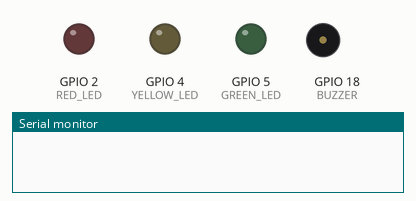
The program below on a simulated ESP32-S3. Shown: output pins drawn as LEDs (lit = HIGH), buzzer (waves = sounding, pin HIGH), the last lines printed to the serial monitor. WiFi joins after 1.5 s; servers stay silent unless stated; uploads are accepted with an empty reply.

Above: at 0.1 s.
At 0.6 s:
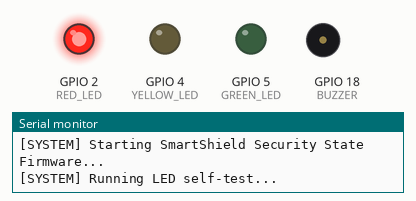
At 2.2 s:
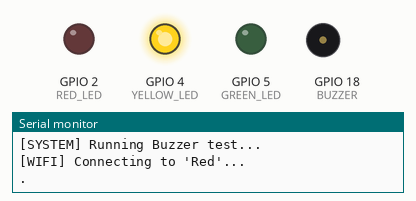
At 3.7 s:
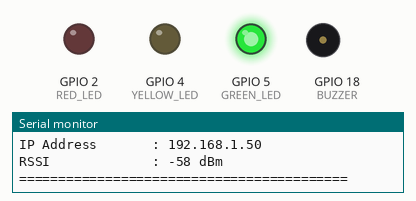
Timing chart, 0 to 5.2 s (numbered marks = the images above):
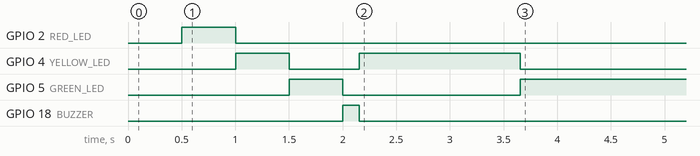

The program:

main.cpp
```cpp
#include <Arduino.h>
#include "config.h"
#include "led_manager.h"
#include "wifi_manager.h"
#include "device_info.h"
#include "api_client.h"
#include "security_state.h"

void setup() {
    // 1. Serial initialization
    Serial.begin(SERIAL_BAUD);

    // Wait up to 4 seconds for Serial monitor connection (ESP32-S3 CDC)
    unsigned long start = millis();
    while (!Serial && (millis() - start < 4000)) {
        delay(10);
    }
    delay(500);

    Serial.println("\n[SYSTEM] Starting SmartShield Security State Firmware...");

    // 2. Initialize Security State Manager (LEDs & Buzzer)
    initSecurityState();

    // 3. LED self-test
    Serial.println("[SYSTEM] Running LED self-test...");
    selfTest();

    // 4. Buzzer test
    Serial.println("[SYSTEM] Running Buzzer test...");
    buzzerBeep(150);

    // 5. Wi-Fi connection
    connectWiFi();

    // 6. Device information
    printDeviceInfo();

    // 7. Initial security state fetch & heartbeat telemetry
    if (isConnected()) {
        fetchSecurityState();
        sendHeartbeat();
    }
}

void loop() {
    static unsigned long lastHealthCheck = 0;
    static unsigned long lastHeartbeat = 0;
    static unsigned long lastStateFetch = 0;
    unsigned long currentMillis = millis();

    // 1. Non-blocking hardware LED & Buzzer state controller (runs on every iteration)
    if (isConnected()) {
        updateSecurityState();
    }

    // 2. Periodic system health check every 5 seconds
    if (currentMillis - lastHealthCheck >= 5000) {
        lastHealthCheck = currentMillis;

        if (!isConnected()) {
            Serial.println("[HEALTH WARNING] Wi-Fi Disconnected! Attempting reconnection...");
            allOff();
            buzzerOff();
            reconnectWiFi();
        }
    }

    // 3. Non-blocking security state sync from FastAPI every 3 seconds
    if (currentMillis - lastStateFetch >= 3000) {
        lastStateFetch = currentMillis;
        if (isConnected()) {
            fetchSecurityState();
        }
    }

    // 4. Periodic telemetry heartbeat every 10 seconds (HEARTBEAT_INTERVAL)
    if (currentMillis - lastHeartbeat >= HEARTBEAT_INTERVAL) {
        lastHeartbeat = currentMillis;
        if (isConnected()) {
            sendHeartbeat();
        }
    }
}
```

api_client.h
```cpp
#ifndef API_CLIENT_H
#define API_CLIENT_H

#include <Arduino.h>

bool sendHeartbeat();
bool fetchSecurityState();
bool hasUntrustedDevicesDetected();
bool hasAttackAlertDetected();

#endif // API_CLIENT_H
```

device_info.h
```cpp
#ifndef DEVICE_INFO_H
#define DEVICE_INFO_H

#include <Arduino.h>

void printDeviceInfo();

#endif // DEVICE_INFO_H
```

led_manager.h
```cpp
#ifndef LED_MANAGER_H
#define LED_MANAGER_H

#include <Arduino.h>

// LED Control Functions
void initLEDs();
void redOn();
void redOff();
void yellowOn();
void yellowOff();
void greenOn();
void greenOff();
void allOff();
void selfTest();

// Buzzer Control Functions
void initBuzzer();
void buzzerOn();
void buzzerOff();
void buzzerBeep(unsigned int durationMs = 100);

#endif // LED_MANAGER_H
```

security_state.h
```cpp
#ifndef SECURITY_STATE_H
#define SECURITY_STATE_H

#include <Arduino.h>

enum SecurityState {
    NORMAL,
    UNKNOWN_DEVICE,
    CRITICAL_THREAT
};

// Security State Manager API
void initSecurityState();
void setSecurityState(SecurityState state);
SecurityState getSecurityState();
const char* getSecurityStateString();
void updateSecurityState(); // Non-blocking millis()-based hardware state controller

#endif // SECURITY_STATE_H
```

wifi_manager.h
```cpp
#ifndef WIFI_MANAGER_H
#define WIFI_MANAGER_H

#include <Arduino.h>
#include <WiFi.h>

void connectWiFi();
void reconnectWiFi();
bool isConnected();
IPAddress getIPAddress();
int getRSSI();

#endif // WIFI_MANAGER_H
```

api_client.cpp
```cpp
#include "api_client.h"
#include "security_state.h"
#include "config.h"
#include "wifi_manager.h"
#include "led_manager.h"
#include <WiFi.h>
#include <HTTPClient.h>

static bool g_hasUntrustedDevices = false;
static bool g_hasAttackAlert = false;

bool hasUntrustedDevicesDetected() {
    return g_hasUntrustedDevices;
}

bool hasAttackAlertDetected() {
    return g_hasAttackAlert;
}

bool fetchSecurityState() {
    if (!isConnected()) {
        return false;
    }

    HTTPClient http;
    String url = "http://" + String(API_HOST) + ":" + String(API_PORT) + "/api/security/state";

    http.begin(url);
    http.setTimeout(3000);

    int httpResponseCode = http.GET();
    bool success = false;

    if (httpResponseCode == HTTP_CODE_OK || httpResponseCode == 200) {
        String responseStr = http.getString();
        success = true;

        if (responseStr.indexOf("\"CRITICAL_THREAT\"") != -1) {
            g_hasAttackAlert = true;
            g_hasUntrustedDevices = false;
            setSecurityState(CRITICAL_THREAT);
        } else if (responseStr.indexOf("\"UNKNOWN_DEVICE\"") != -1) {
            g_hasAttackAlert = false;
            g_hasUntrustedDevices = true;
            setSecurityState(UNKNOWN_DEVICE);
        } else {
            g_hasAttackAlert = false;
            g_hasUntrustedDevices = false;
            setSecurityState(NORMAL);
        }
    }

    http.end();
    return success;
}

bool sendHeartbeat() {
    if (!isConnected()) {
        Serial.println("[API] Cannot send heartbeat: Wi-Fi Disconnected!");
        return false;
    }

    Serial.println("\n[API] Sending heartbeat...");

    HTTPClient http;

    // Construct target URL dynamically from config
    String url = "http://" + String(API_HOST) + ":" + String(API_PORT) + String(API_HEARTBEAT_PATH);

    http.begin(url);
    http.addHeader("Content-Type", "application/json");
    http.setTimeout(4000); // 4-second timeout to prevent indefinite blocking

    // Collect device metrics
    String ipStr = getIPAddress().toString();
    String macStr = WiFi.macAddress();
    int rssiVal = getRSSI();

    // Construct JSON payload matching FastAPI schema
    String jsonPayload = "{";
    jsonPayload += "\"device_id\":\"" + String(DEVICE_ID) + "\",";
    jsonPayload += "\"ip\":\"" + ipStr + "\",";
    jsonPayload += "\"mac\":\"" + macStr + "\",";
    jsonPayload += "\"rssi\":" + String(rssiVal) + ",";
    jsonPayload += "\"firmware\":\"" + String(FIRMWARE_VERSION) + "\",";
    jsonPayload += "\"status\":\"online\"";
    jsonPayload += "}";

    int httpResponseCode = http.POST(jsonPayload);

    bool success = false;
    bool hasUntrusted = false;
    bool hasAttack = false;

    if (httpResponseCode > 0) {
        Serial.printf("[API] HTTP Status: %d\n", httpResponseCode);
        if (httpResponseCode == HTTP_CODE_OK || httpResponseCode == 201) {
            String responseStr = http.getString();
            Serial.println("[API] Heartbeat accepted");
            success = true;

            if (responseStr.indexOf("\"has_untrusted_devices\":true") != -1 ||
                responseStr.indexOf("\"has_untrusted_devices\": true") != -1) {
                hasUntrusted = true;
            }

            if (responseStr.indexOf("\"has_attack_alert\":true") != -1 ||
                responseStr.indexOf("\"has_attack_alert\": true") != -1) {
                hasAttack = true;
            }
        } else {
            Serial.printf("[API] Heartbeat rejected by server. Response: %s\n", http.getString().c_str());
        }
    } else {
        Serial.printf("[API] Heartbeat failed. Error: %s\n", http.errorToString(httpResponseCode).c_str());
    }

    http.end();

    // Update global alert states
    g_hasUntrustedDevices = hasUntrusted;
    g_hasAttackAlert = hasAttack;

    if (g_hasAttackAlert) {
        setSecurityState(CRITICAL_THREAT);
    } else if (g_hasUntrustedDevices) {
        setSecurityState(UNKNOWN_DEVICE);
    } else {
        setSecurityState(NORMAL);
    }

    return success;
}
```

device_info.cpp
```cpp
#include "device_info.h"
#include "config.h"
#include "wifi_manager.h"
#include <WiFi.h>
#include "esp_chip_info.h"

void printDeviceInfo() {
    Serial.println();
    Serial.println("==========================================");
    Serial.println("         SmartShield Device Info          ");
    Serial.println("==========================================");

    Serial.printf("Firmware Version : %s\n", FIRMWARE_VERSION);

    esp_chip_info_t chip_info;
    esp_chip_info(&chip_info);
    Serial.printf("ESP32 Chip Model : %s (Revision %d)\n", ESP.getChipModel(), chip_info.revision);
    Serial.printf("CPU Cores        : %d\n", chip_info.cores);
    Serial.printf("CPU Frequency    : %d MHz\n", ESP.getCpuFreqMHz());
    Serial.printf("Flash Size       : %u MB\n", ESP.getFlashChipSize() / (1024 * 1024));
    Serial.printf("PSRAM Size       : %u MB\n", ESP.getPsramSize() / (1024 * 1024));
    Serial.printf("Free Heap        : %u KB\n", ESP.getFreeHeap() / 1024);
    Serial.printf("MAC Address      : %s\n", WiFi.macAddress().c_str());

    if (isConnected()) {
        Serial.println("Wi-Fi Status     : CONNECTED");
        Serial.printf("IP Address       : %s\n", getIPAddress().toString().c_str());
        Serial.printf("RSSI             : %d dBm\n", getRSSI());
    } else {
        Serial.println("Wi-Fi Status     : DISCONNECTED");
    }

    Serial.println("==========================================");
    Serial.println();
}
```

led_manager.cpp
```cpp
#include "led_manager.h"
#include "config.h"

void initLEDs() {
    pinMode(RED_LED, OUTPUT);
    pinMode(YELLOW_LED, OUTPUT);
    pinMode(GREEN_LED, OUTPUT);
    allOff();
}

void redOn() {
    digitalWrite(RED_LED, HIGH);
}

void redOff() {
    digitalWrite(RED_LED, LOW);
}

void yellowOn() {
    digitalWrite(YELLOW_LED, HIGH);
}

void yellowOff() {
    digitalWrite(YELLOW_LED, LOW);
}

void greenOn() {
    digitalWrite(GREEN_LED, HIGH);
}

void greenOff() {
    digitalWrite(GREEN_LED, LOW);
}

void allOff() {
    digitalWrite(RED_LED, LOW);
    digitalWrite(YELLOW_LED, LOW);
    digitalWrite(GREEN_LED, LOW);
}

void selfTest() {
    allOff();

    // Red ON -> 500 ms
    redOn();
    delay(500);
    redOff();

    // Yellow ON -> 500 ms
    yellowOn();
    delay(500);
    yellowOff();

    // Green ON -> 500 ms
    greenOn();
    delay(500);
    greenOff();

    allOff();
}

void initBuzzer() {
    pinMode(BUZZER, OUTPUT);
    buzzerOff();
}

void buzzerOn() {
    digitalWrite(BUZZER, HIGH);
}

void buzzerOff() {
    digitalWrite(BUZZER, LOW);
}

void buzzerBeep(unsigned int durationMs) {
    buzzerOn();
    delay(durationMs);
    buzzerOff();
}
```

security_state.cpp
```cpp
#include "security_state.h"
#include "config.h"
#include "led_manager.h"

static SecurityState g_currentState = NORMAL;

// Non-blocking timing variables for UNKNOWN_DEVICE buzzer pattern
static unsigned long g_lastBuzzerToggle = 0;
static bool g_buzzerState = false;

void initSecurityState() {
    initLEDs();
    initBuzzer();
    g_currentState = NORMAL;
    g_lastBuzzerToggle = 0;
    g_buzzerState = false;
    allOff();
    buzzerOff();
}

void setSecurityState(SecurityState state) {
    if (g_currentState != state) {
        g_currentState = state;
        g_lastBuzzerToggle = 0;
        g_buzzerState = false;

        Serial.printf("[SECURITY_STATE] State changed to: %s\n", getSecurityStateString());

        // Reset outputs immediately on state transition
        allOff();
        buzzerOff();
    }
}

SecurityState getSecurityState() {
    return g_currentState;
}

const char* getSecurityStateString() {
    switch (g_currentState) {
        case NORMAL: return "NORMAL";
        case UNKNOWN_DEVICE: return "UNKNOWN_DEVICE";
        case CRITICAL_THREAT: return "CRITICAL_THREAT";
        default: return "UNKNOWN";
    }
}

void updateSecurityState() {
    unsigned long currentMillis = millis();

    switch (g_currentState) {
        case NORMAL:
            // State 1: Normal -> GREEN LED ON, Yellow OFF, Red OFF, Buzzer OFF
            greenOn();
            yellowOff();
            redOff();
            buzzerOff();
            g_buzzerState = false;
            break;

        case UNKNOWN_DEVICE:
            // State 2: Unknown/Untrusted Device -> YELLOW LED ON, Green OFF, Red OFF
            greenOff();
            yellowOn();
            redOff();

            // Non-blocking buzzer timing: Beep 200ms -> Wait 3000ms -> Repeat
            if (g_buzzerState) {
                // Currently beeping (Buzzer ON)
                if (currentMillis - g_lastBuzzerToggle >= 200) {
                    buzzerOff();
                    g_buzzerState = false;
                    g_lastBuzzerToggle = currentMillis;
                }
            } else {
                // Currently silent (Buzzer OFF)
                if (currentMillis - g_lastBuzzerToggle >= 3000) {
                    buzzerOn();
                    g_buzzerState = true;
                    g_lastBuzzerToggle = currentMillis;
                }
            }
            break;

        case CRITICAL_THREAT:
            // State 3: Security Attack / Critical Threat -> RED LED ON, Green OFF, Yellow OFF, Buzzer CONTINUOUS ON
            greenOff();
            yellowOff();
            redOn();
            buzzerOn();
            g_buzzerState = true;
            break;
    }
}
```

wifi_manager.cpp
```cpp
#include "wifi_manager.h"
#include "config.h"
#include "led_manager.h"

void connectWiFi() {
    Serial.printf("[WIFI] Connecting to '%s'...\n", WIFI_SSID);
    WiFi.mode(WIFI_STA);
    WiFi.begin(WIFI_SSID, WIFI_PASS);

    // While connecting: Yellow LED ON
    yellowOn();
    greenOff();
    redOff();

    unsigned long startAttemptTime = millis();

    while (WiFi.status() != WL_CONNECTED && (millis() - startAttemptTime < WIFI_TIMEOUT_MS)) {
        Serial.print(".");
        delay(500);
    }
    Serial.println();

    if (WiFi.status() == WL_CONNECTED) {
        // When connected: Yellow OFF, Green ON
        yellowOff();
        greenOn();
        redOff();
        Serial.print("[WIFI] Connected! IP: ");
        Serial.println(WiFi.localIP());
    } else {
        // When connection fails: Yellow OFF, Red ON
        yellowOff();
        greenOff();
        redOn();
        Serial.printf("[WIFI] Connection Failed! Status code: %d\n", WiFi.status());
    }
}

void reconnectWiFi() {
    if (!isConnected()) {
        connectWiFi();
    }
}

bool isConnected() {
    return WiFi.status() == WL_CONNECTED;
}

IPAddress getIPAddress() {
    return WiFi.localIP();
}

int getRSSI() {
    return WiFi.RSSI();
}
```

config.h
```cpp
#ifndef CONFIG_H
#define CONFIG_H

// Firmware configuration
#define FIRMWARE_VERSION "1.0"
#define DEVICE_ID "smartshield-01"

// Wi-Fi configuration
#define WIFI_SSID "Red"
#define WIFI_PASS "112233445566"
#define WIFI_TIMEOUT_MS 15000

// API Configuration
#define API_HOST "10.204.56.120"
#define API_PORT 8000
#define API_HEARTBEAT_PATH "/api/device/heartbeat"
#define HEARTBEAT_INTERVAL 10000

// GPIO Pin mappings
#define RED_LED     2
#define YELLOW_LED  4
#define GREEN_LED   5
#define BUZZER      18

// Serial configuration
#define SERIAL_BAUD 115200

#endif // CONFIG_H
```
